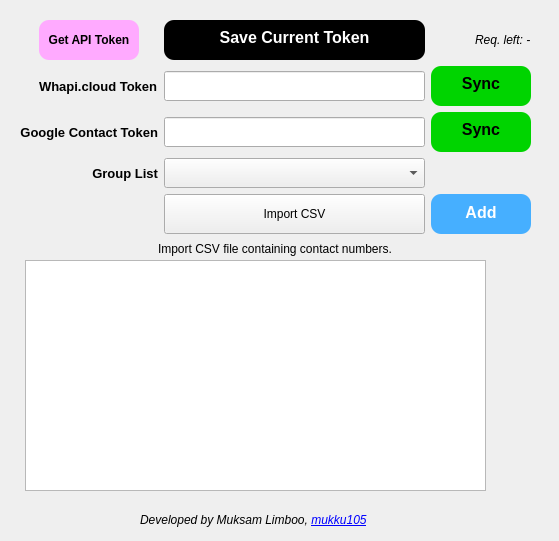
<?xml version="1.0" encoding="UTF-8"?>
<ui version="4.0">
 <class>Form</class>
 <widget class="QWidget" name="Form">
  <property name="geometry">
   <rect>
    <x>0</x>
    <y>0</y>
    <width>559</width>
    <height>541</height>
   </rect>
  </property>
  <property name="windowTitle">
   <string>Form</string>
  </property>
  <widget class="QWidget" name="gridLayoutWidget">
   <property name="geometry">
    <rect>
     <x>20</x>
     <y>20</y>
     <width>511</width>
     <height>238</height>
    </rect>
   </property>
   <layout class="QGridLayout" name="gridLayout">
    <item row="5" column="0" colspan="3" alignment="Qt::AlignHCenter|Qt::AlignVCenter">
     <widget class="QLabel" name="l_csvpath">
      <property name="text">
       <string>Import CSV file containing contact numbers.</string>
      </property>
     </widget>
    </item>
    <item row="0" column="1">
     <widget class="QPushButton" name="pb_savetoken">
      <property name="sizePolicy">
       <sizepolicy hsizetype="Preferred" vsizetype="Fixed">
        <horstretch>0</horstretch>
        <verstretch>0</verstretch>
       </sizepolicy>
      </property>
      <property name="minimumSize">
       <size>
        <width>0</width>
        <height>40</height>
       </size>
      </property>
      <property name="styleSheet">
       <string notr="true">QPushButton {
	background-color: black;
	border-radius: 10px;
	font-weight: bold;
	font-size: 16px;
	padding: 0 0 5px 0;
	color:white;
}
QPushButton:pressed {
	background-color: rgb(0, 255, 255);
}
</string>
      </property>
      <property name="text">
       <string>Save Current Token</string>
      </property>
     </widget>
    </item>
    <item row="1" column="1">
     <widget class="QLineEdit" name="le_watoken">
      <property name="minimumSize">
       <size>
        <width>0</width>
        <height>30</height>
       </size>
      </property>
     </widget>
    </item>
    <item row="4" column="1">
     <widget class="QPushButton" name="pb_import">
      <property name="minimumSize">
       <size>
        <width>0</width>
        <height>40</height>
       </size>
      </property>
      <property name="styleSheet">
       <string notr="true"/>
      </property>
      <property name="text">
       <string>Import CSV</string>
      </property>
     </widget>
    </item>
    <item row="1" column="0" alignment="Qt::AlignRight">
     <widget class="QLabel" name="label">
      <property name="font">
       <font>
        <pointsize>10</pointsize>
        <bold>true</bold>
       </font>
      </property>
      <property name="text">
       <string>Whapi.cloud Token</string>
      </property>
     </widget>
    </item>
    <item row="0" column="2" alignment="Qt::AlignRight">
     <widget class="QLabel" name="l_req_left">
      <property name="font">
       <font>
        <italic>true</italic>
       </font>
      </property>
      <property name="text">
       <string>Req. left: -</string>
      </property>
     </widget>
    </item>
    <item row="1" column="2">
     <widget class="QPushButton" name="pb_sync">
      <property name="sizePolicy">
       <sizepolicy hsizetype="Fixed" vsizetype="Fixed">
        <horstretch>0</horstretch>
        <verstretch>0</verstretch>
       </sizepolicy>
      </property>
      <property name="minimumSize">
       <size>
        <width>100</width>
        <height>40</height>
       </size>
      </property>
      <property name="mouseTracking">
       <bool>false</bool>
      </property>
      <property name="acceptDrops">
       <bool>false</bool>
      </property>
      <property name="autoFillBackground">
       <bool>false</bool>
      </property>
      <property name="styleSheet">
       <string notr="true">QPushButton {
	background-color: rgb(0, 212, 0);
	border-radius: 10px;
	font-weight: bold;
	font-size: 16px;
	padding: 0 0 5px 0;
}
QPushButton:pressed {
	background-color: rgb(0, 255, 127);
}
QPushButton:disabled {
	background-color: rgb(85, 255, 255);
}
</string>
      </property>
      <property name="text">
       <string>Sync</string>
      </property>
      <property name="autoDefault">
       <bool>false</bool>
      </property>
      <property name="default">
       <bool>false</bool>
      </property>
      <property name="flat">
       <bool>false</bool>
      </property>
     </widget>
    </item>
    <item row="4" column="2">
     <widget class="QPushButton" name="pb_add">
      <property name="sizePolicy">
       <sizepolicy hsizetype="Fixed" vsizetype="Fixed">
        <horstretch>0</horstretch>
        <verstretch>0</verstretch>
       </sizepolicy>
      </property>
      <property name="minimumSize">
       <size>
        <width>100</width>
        <height>40</height>
       </size>
      </property>
      <property name="mouseTracking">
       <bool>false</bool>
      </property>
      <property name="acceptDrops">
       <bool>false</bool>
      </property>
      <property name="autoFillBackground">
       <bool>false</bool>
      </property>
      <property name="styleSheet">
       <string notr="true">QPushButton {
	background-color: rgb(70, 175, 255);
	border-radius: 10px;
	font-weight: bold;
	font-size: 16px;
	padding: 0 0 4px 0;
	color: white;
}
QPushButton:pressed {
	background-color: rgb(0, 255, 127);
}
QPushButton:disabled {
	background-color: rgb(85, 255, 255);
}
</string>
      </property>
      <property name="text">
       <string>Add</string>
      </property>
      <property name="autoDefault">
       <bool>false</bool>
      </property>
      <property name="default">
       <bool>false</bool>
      </property>
      <property name="flat">
       <bool>false</bool>
      </property>
     </widget>
    </item>
    <item row="0" column="0" alignment="Qt::AlignHCenter">
     <widget class="QPushButton" name="pb_instruct">
      <property name="sizePolicy">
       <sizepolicy hsizetype="Fixed" vsizetype="Fixed">
        <horstretch>0</horstretch>
        <verstretch>0</verstretch>
       </sizepolicy>
      </property>
      <property name="minimumSize">
       <size>
        <width>100</width>
        <height>40</height>
       </size>
      </property>
      <property name="mouseTracking">
       <bool>false</bool>
      </property>
      <property name="acceptDrops">
       <bool>false</bool>
      </property>
      <property name="autoFillBackground">
       <bool>false</bool>
      </property>
      <property name="styleSheet">
       <string notr="true">QPushButton {
	background-color: rgb(255, 170, 255);
	border-radius: 10px;
	font-weight: bold;
	font-size: 12px;
	padding: 8px;
}
QPushButton:pressed {
	background-color: rgb(0, 255, 127);
}</string>
      </property>
      <property name="text">
       <string>Get API Token</string>
      </property>
      <property name="autoDefault">
       <bool>false</bool>
      </property>
      <property name="default">
       <bool>false</bool>
      </property>
      <property name="flat">
       <bool>false</bool>
      </property>
     </widget>
    </item>
    <item row="2" column="1">
     <widget class="QLineEdit" name="le_gc_token">
      <property name="minimumSize">
       <size>
        <width>0</width>
        <height>30</height>
       </size>
      </property>
     </widget>
    </item>
    <item row="3" column="1">
     <widget class="QComboBox" name="cb_grouplist">
      <property name="minimumSize">
       <size>
        <width>0</width>
        <height>30</height>
       </size>
      </property>
     </widget>
    </item>
    <item row="2" column="0">
     <widget class="QLabel" name="label_4">
      <property name="font">
       <font>
        <pointsize>10</pointsize>
        <bold>true</bold>
       </font>
      </property>
      <property name="text">
       <string>Google Contact Token</string>
      </property>
      <property name="alignment">
       <set>Qt::AlignRight|Qt::AlignTrailing|Qt::AlignVCenter</set>
      </property>
     </widget>
    </item>
    <item row="3" column="0">
     <widget class="QLabel" name="label_2">
      <property name="font">
       <font>
        <pointsize>10</pointsize>
        <bold>true</bold>
       </font>
      </property>
      <property name="text">
       <string>Group List</string>
      </property>
      <property name="alignment">
       <set>Qt::AlignRight|Qt::AlignTrailing|Qt::AlignVCenter</set>
      </property>
     </widget>
    </item>
    <item row="2" column="2">
     <widget class="QPushButton" name="pb_contacts_sync">
      <property name="sizePolicy">
       <sizepolicy hsizetype="Fixed" vsizetype="Fixed">
        <horstretch>0</horstretch>
        <verstretch>0</verstretch>
       </sizepolicy>
      </property>
      <property name="minimumSize">
       <size>
        <width>100</width>
        <height>40</height>
       </size>
      </property>
      <property name="mouseTracking">
       <bool>false</bool>
      </property>
      <property name="acceptDrops">
       <bool>false</bool>
      </property>
      <property name="autoFillBackground">
       <bool>false</bool>
      </property>
      <property name="styleSheet">
       <string notr="true">QPushButton {
	background-color: rgb(0, 212, 0);
	border-radius: 10px;
	font-weight: bold;
	font-size: 16px;
	padding: 0 0 5px 0;
}
QPushButton:pressed {
	background-color: rgb(0, 255, 127);
}
QPushButton:disabled {
	background-color: rgb(85, 255, 255);
}
</string>
      </property>
      <property name="text">
       <string>Sync</string>
      </property>
      <property name="autoDefault">
       <bool>false</bool>
      </property>
      <property name="default">
       <bool>false</bool>
      </property>
      <property name="flat">
       <bool>false</bool>
      </property>
     </widget>
    </item>
   </layout>
  </widget>
  <widget class="QTableView" name="tv_csv">
   <property name="geometry">
    <rect>
     <x>25</x>
     <y>260</y>
     <width>461</width>
     <height>231</height>
    </rect>
   </property>
   <property name="focusPolicy">
    <enum>Qt::StrongFocus</enum>
   </property>
   <property name="frameShape">
    <enum>QFrame::StyledPanel</enum>
   </property>
   <property name="frameShadow">
    <enum>QFrame::Raised</enum>
   </property>
   <property name="horizontalScrollBarPolicy">
    <enum>Qt::ScrollBarAsNeeded</enum>
   </property>
   <property name="sizeAdjustPolicy">
    <enum>QAbstractScrollArea::AdjustToContents</enum>
   </property>
   <property name="editTriggers">
    <set>QAbstractItemView::NoEditTriggers</set>
   </property>
   <property name="alternatingRowColors">
    <bool>true</bool>
   </property>
   <property name="selectionMode">
    <enum>QAbstractItemView::ExtendedSelection</enum>
   </property>
   <property name="selectionBehavior">
    <enum>QAbstractItemView::SelectRows</enum>
   </property>
   <property name="gridStyle">
    <enum>Qt::SolidLine</enum>
   </property>
   <property name="sortingEnabled">
    <bool>true</bool>
   </property>
   <property name="wordWrap">
    <bool>false</bool>
   </property>
   <attribute name="horizontalHeaderCascadingSectionResizes">
    <bool>true</bool>
   </attribute>
   <attribute name="horizontalHeaderStretchLastSection">
    <bool>true</bool>
   </attribute>
   <attribute name="verticalHeaderCascadingSectionResizes">
    <bool>false</bool>
   </attribute>
   <attribute name="verticalHeaderStretchLastSection">
    <bool>false</bool>
   </attribute>
  </widget>
  <widget class="QLabel" name="label_3">
   <property name="geometry">
    <rect>
     <x>140</x>
     <y>510</y>
     <width>251</width>
     <height>20</height>
    </rect>
   </property>
   <property name="font">
    <font>
     <italic>true</italic>
     <bold>false</bold>
     <underline>false</underline>
    </font>
   </property>
   <property name="text">
    <string>&lt;html&gt;&lt;head/&gt;&lt;body&gt;&lt;p&gt;Developed by Muksam Limboo, &lt;a href=&quot;https://github.com/mukku105&quot;&gt;&lt;span style=&quot; text-decoration: underline; color:#0000ff;&quot;&gt;mukku105&lt;/span&gt;&lt;/a&gt;&lt;/p&gt;&lt;/body&gt;&lt;/html&gt;</string>
   </property>
   <property name="textFormat">
    <enum>Qt::AutoText</enum>
   </property>
   <property name="openExternalLinks">
    <bool>true</bool>
   </property>
  </widget>
 </widget>
 <resources/>
 <connections/>
</ui>
